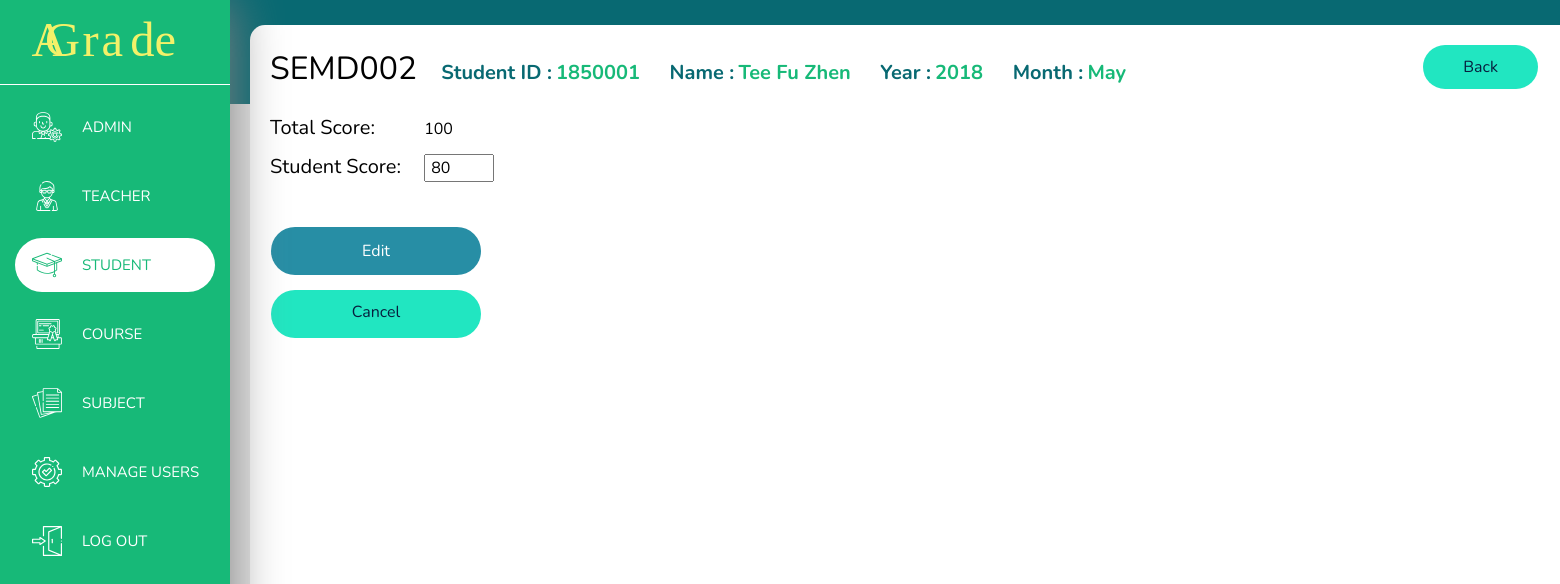
The page /editStudentScore.php?stdID=1850001&subjectID=SEMD002&year=2018&month=May (signed in) on the database its author committed.
### tables this page shows
CREATE TABLE `student_score` (
  `No` int(200) NOT NULL,
  `courseID` varchar(200) NOT NULL,
  `courseYear` int(4) NOT NULL,
  `courseMonth` varchar(200) NOT NULL,
  `studentID` varchar(200) NOT NULL,
  `studentName` varchar(200) NOT NULL,
  `subjectID` varchar(200) NOT NULL,
  `subjectName` varchar(200) NOT NULL,
  `subjectTotalScore` int(100) NOT NULL,
  `studentScore` int(100) NOT NULL,
  `studentGrade` varchar(200) NOT NULL
);

### editStudentScore.php (the view, shortened to what this page needs)
<?php
    require "header.php";
    require "backendphp/condb_back.php";
    $stdID = $_GET['stdID'];
    $subjectID = $_GET['subjectID'];
    $year = $_GET['year'];
    $month = $_GET['month'];
    $sql = mysqli_query($conn, "SELECT * FROM student_score WHERE studentID = '$stdID' AND subjectID = '$subjectID'
                                AND courseYear = '$year' AND courseMonth = '$month'");
    $row = mysqli_fetch_array($sql);
    $stdName = $row['studentName'];
    $subjectTotal = $row['subjectTotalScore'];
    $studentTotal = $row['studentScore'];
?>
    <main ng-app>
        <div class="content"  ng-controller="Test">
            <div class="editStudentScore-main">
                <label class="editStudentScore-label"><?= $subjectID?></label>
                <label class="editStudentScore-ID-NAME-label" >Student ID :</label>
                <label class="editStudentScore-ID-NAME-label-bold"> <?= $stdID ?> &emsp;</label>
                <label class="editStudentScore-ID-NAME-label" >Name :</label>
                <label class="editStudentScore-ID-NAME-label-bold"> <?= $stdName ?> &emsp;</label>
                <label class="editStudentScore-ID-NAME-label" >Year :</label>
                <label class="editStudentScore-ID-NAME-label-bold"> <?= $year ?> &emsp;</label>
                <label class="editStudentScore-ID-NAME-label" >Month :</label>
                <label class="editStudentScore-ID-NAME-label-bold"> <?= $month ?> </label>
                <a class="back-btn" href="javascript:history.go(-1)"><span>Back</span></a>
                <form action="backendphp/editStudentScore-back.php?stdID=<?= $stdID?>&subjectID=<?= $subjectID?>&year=<?= $year?>&month=<?= $month?>&total=<?= $subjectTotal?>" method="post">
                    <label class="Score-label">Total Score:</label>
                    <label><?= $subjectTotal?></label><br>
                    <label class="Score-label">Student Score:</label>
                    <input type="number" name="edit_std_score_total" min="0" max="<?=$subjectTotal?>" value="<?= $studentTotal?>">
                    <br>
                    <br>
                    <div class="btn">
                        <button type="submit" name="edit_std_score_submit">Edit</button><br>
                        <a class="cxlEditStudentScore-btn" href="javascript:history.go(-1)"><span>Cancel</span></a>
                    </div>
                </form>
            </div>
        </div>
    </main>
<?php
    require "footer.php";
?>

### css/header.css (style rules this page uses)
body { margin: 0; font-family: Nunito, sans-serif; background: -webkit-gradient(linear, left top, left bottom, color-stop(13%, #086972), color-stop(13%, #e6e6e6)); background: linear-gradient(#086972 13%, #e6e6e6 13%); height: 100vh; }
main { height: 657px; }
main .content { display: inline-block; margin: 25px 25px 25px 250px; width: 166vh; height: 93vh; border-radius: 15px; background-color: white; }

### css/editStudentScore.css (style rules this page uses)
.editStudentScore-label { display: inline-block; margin: 20px 20px 20px 0px; font-size: 32px; }
.editStudentScore-main { color: black; margin: 0px 20px; }
.editStudentScore-main .editStudentScore-ID-NAME-label { font-weight: bold; font-size: 20px; color: #086972; }
.editStudentScore-main .editStudentScore-ID-NAME-label-bold { font-weight: bold; font-size: 20px; color: #17b978; }
.editStudentScore-main .back-btn { float: right; background-color: #21e6c1; color: #071e3d; margin: 20px; padding: 10px 40px; border-radius: 34px; text-decoration: none; text-align: center; vertical-align: middle; }
.editStudentScore-main form { width: -webkit-fit-content; width: -moz-fit-content; width: fit-content; }
.editStudentScore-main form .Score-label { font-size: 20px; display: inline-block; margin: 0; padding: 0; width: 150px; }
.editStudentScore-main form input { width: 70px; height: 28px; margin: 5px 0px; font-size: 16px; padding-left: 5px; }
.editStudentScore-main form .btn { padding: 15px 0px 0px 0px; float: none; }
.editStudentScore-main form .btn button { display: inline-block; background-color: #278EA5; width: 210px; height: 48px; border-radius: 34px; border: none; color: white; font-family: 'Nunito', sans-serif; }
.editStudentScore-main form .btn .cxlEditStudentScore-btn { float: right; background-color: #21e6c1; color: #071e3d; width: 210px; height: 48px; margin-top: 15px; padding: 10px 15px; border-radius: 34px; text-decoration: none; text-align: center; vertical-align: middle; }

### rows shown on the page
student_score: studentName "Tee Fu Zhen", subjectTotalScore "100", edit_std_score_total "80"

### other values the page prints
$subjectID "SEMD002"
$stdID "1850001"
$year "2018"
$month "May"
